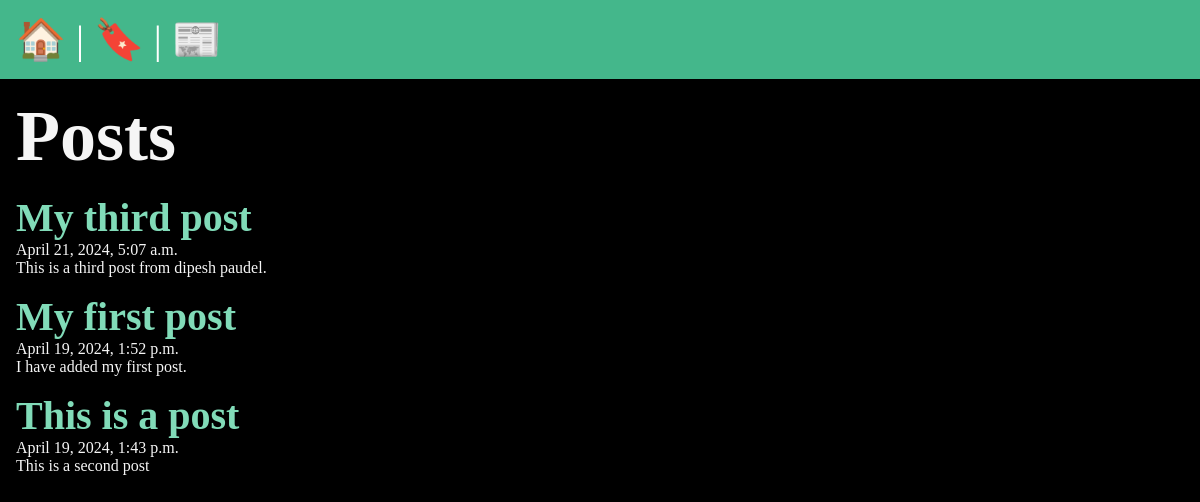
/posts/, run on the app's committed database.
### posts/models.py (models this page shows, shortened)
class Post(models.Model):
  title = models.CharField(max_length=75)
  body = models.TextField()
  slug = models.SlugField()
  date = models.DateTimeField(auto_now_add=True)

### posts/views.py (the view)
# urls.py: path('', views.post_list, name='list'),
def post_list(request):
  posts = Post.objects.all().order_by("-date")
  return render(request, 'posts/posts_list.html', {
    'posts': posts
  })

### posts/templates/posts/posts_list.html (shortened to what this page needs)
{% extends "layout.html" %}
{% block content %}
    <section>
        <h1>Posts</h1>
        {% for post in posts %}
            <article class="post">
                <h2>
                    <a href="{% url "posts:page" slug=post.slug %}">
                    {{ post.title }}
                    </a>
                </h2>
                <p>{{ post.date }}</p>
                <p>{{ post.body }}</p>
            </article>
        {% endfor %}
    </section>
{% endblock %}

### templates/layout.html (shortened to what this page needs)
<!DOCTYPE html>
{% load static %}
<html lang="en">
  <head>
    <link rel="stylesheet" href="{% static 'css/style.css' %}" />
  </head>
  <body>
    <nav>
      <a href="/">
        <span role="img" aria-label="Home">🏠</span>
      </a> |
      <a href="/about">
        <span role="img" aria-label="About">🔖</span>
      </a> |
      <a href="{% url "posts:list" %}">
        <span role="img" aria-label="Posts">📰</span>
      </a>
    </nav>
    <main>
      {% block content %}
      {% endblock %}
    </main>
  </body>
</html>

### static/css/style.css (style rules this page uses)
* { margin: 0; padding: 0; box-sizing: border-box; }
body { min-height: 100vh; background-color: black; color: whitesmoke; font-size: 3rem; }
nav { padding: 1rem; background-color: #44b78b; color: white; font-size: 2.5rem; }
main { padding: 1rem; }
section { display: flex; flex-flow: column; gap: 1rem; }
h2 { font-size: 2.5rem; }
p { font-size: 1rem; }
a { text-decoration: none; color: #81dbb8; }

### data on the page
Post: title "My third post", date "April 21, 2024, 5:07 a.m.", body "This is a third post from dipesh paudel."
Post: title "My first post", date "April 19, 2024, 1:52 p.m.", body "I have added my first post."
Post: title "This is a post", date "April 19, 2024, 1:43 p.m.", body "This is a second post"
